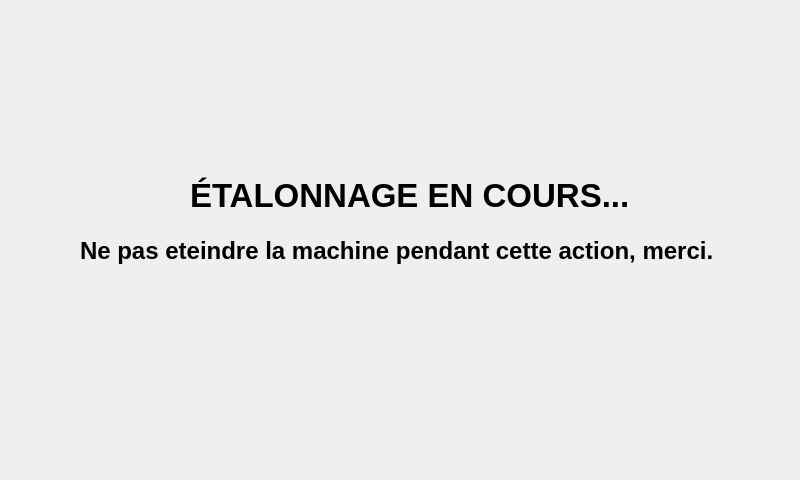
<?xml version="1.0" encoding="UTF-8"?>
<ui version="4.0">
 <class>pageetalonnage</class>
 <widget class="QWidget" name="pageetalonnage">
  <property name="geometry">
   <rect>
    <x>0</x>
    <y>0</y>
    <width>800</width>
    <height>480</height>
   </rect>
  </property>
  <property name="font">
   <font>
    <pointsize>20</pointsize>
    <bold>true</bold>
   </font>
  </property>
  <property name="windowTitle">
   <string>Form</string>
  </property>
  <widget class="QLabel" name="label">
   <property name="geometry">
    <rect>
     <x>190</x>
     <y>100</y>
     <width>441</width>
     <height>191</height>
    </rect>
   </property>
   <property name="font">
    <font>
     <pointsize>25</pointsize>
     <bold>true</bold>
    </font>
   </property>
   <property name="text">
    <string>ÉTALONNAGE EN COURS...</string>
   </property>
  </widget>
  <widget class="QLabel" name="label_2">
   <property name="geometry">
    <rect>
     <x>80</x>
     <y>230</y>
     <width>741</width>
     <height>41</height>
    </rect>
   </property>
   <property name="font">
    <font>
     <pointsize>18</pointsize>
     <bold>true</bold>
    </font>
   </property>
   <property name="text">
    <string>Ne pas eteindre la machine pendant cette action, merci.</string>
   </property>
  </widget>
 </widget>
 <resources/>
 <connections/>
</ui>
